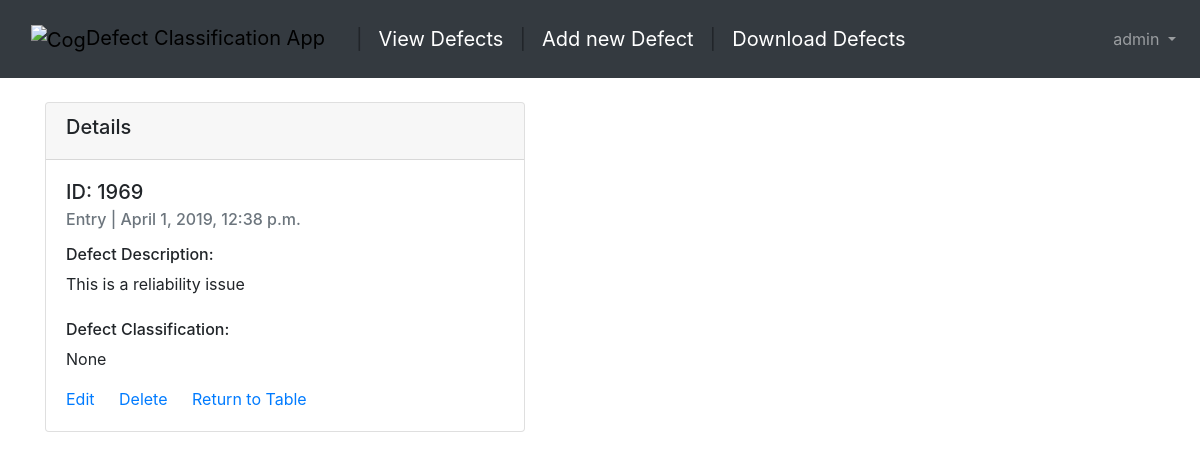
The page /articles/1969/ (signed in) on the database as committed earlier.
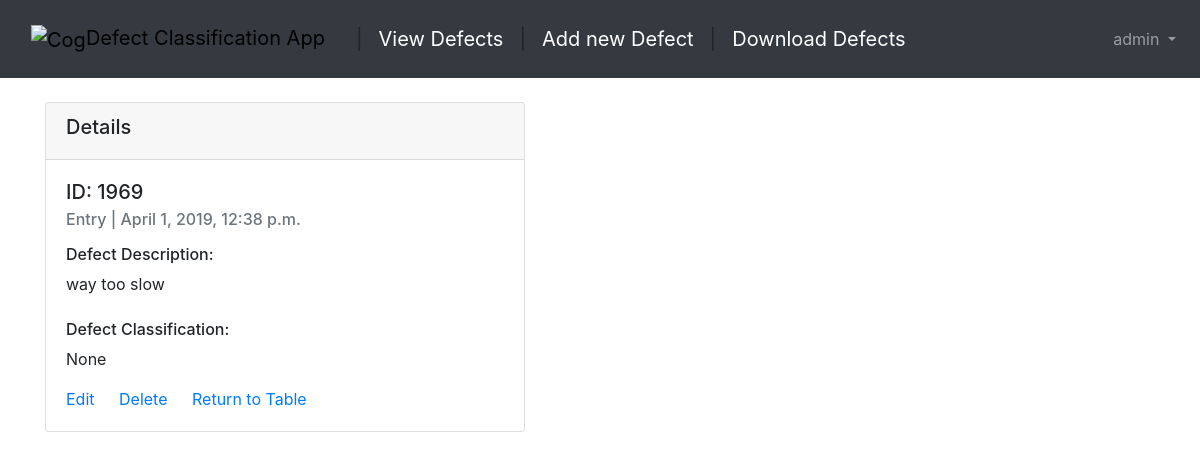
The same page on the database as committed later.
### articles/models.py (models this page shows, shortened)
class Article(models.Model):
    body = models.TextField()
    source = models.CharField(default='Entry', max_length=20)
    date = models.DateTimeField(auto_now_add=True)
    classification = models.CharField(default = 'Not Classified', max_length = 20)
    classes = (
        ('compliance', 'COMPLIANCE'),
        ('functional', 'FUNCTIONAL'),
        ('performance', 'PERFORMANCE'),
        ('reliability and scalability issues', 'RELIABILITY AND SCALABILITY ISSUES'),
        ('security', 'SECURITY'),
        ('usability', 'USABILITY'),
        )
    reclassification = models.CharField(default = 'Not Reclassified Yet', max_length = 50, choices = classes)
    def body_str(self):
        new_text = classify_defect(self.body)
        return new_text

### articles/views.py (the view)
# urls.py: path('<int:pk>/', views.ArticleDetailView.as_view(), name='article_detail'), # new
class ArticleDetailView(DetailView):
    model = models.Article
    template_name = 'article_details_2.html'

### articles/classifier.py (called while the page is built)
def classify_defect(phrase):
    model_cache_key = 'mlp_model'
    path = os.path.join(BASE_DIR, 'articles//dce_model.pkl')
    model = cache.get(model_cache_key)
    if model is None:
        model_path = os.path.join(path)
        model = joblib.load(model_path)
        cache.set(model_cache_key, model, None)
    prediction = model.predict([phrase])
    if prediction == [0]:
        return 'Compliance'
    elif prediction == [1]:
	    return 'Functional'
    elif prediction == [2]:
        return 'Performance'
    elif prediction == [3]:
	    return 'Reliability and Scalability Issues'
    elif prediction == [4]:
	    return 'Security'
    elif prediction == [5]:
	    return 'Usability'

### templates/article_details_2.html (shortened to what this page needs)
{% extends 'base.html' %}
{% block content %}
{% if user.is_authenticated %}
<div class="card" style="width: 30rem; ">
    <div class="card-header">
    <h5>Details</h5>
  </div>
  <div class="card-body">
    <h5 class="card-title">ID: {{object.id}}</h5>
    <h6 class="card-subtitle mb-2 text-muted">{{object.source}} | {{object.date}}</h6>
    <p class="card-text"><h6>Defect Description:</h6> {{object.body}}<br><br>
      <h6>Defect Classification:</h6> {{object.body_str}}
      </p>
    <a href="{% url 'article_edit' article.pk %}" class="card-link">Edit</a>
    <a href="{% url 'article_delete' article.pk %}" class="card-link">Delete</a>
    <a href="{% url 'table' %}" class="card-link">Return to Table</a>
  </div>
</div>
{% endif %}
{% endblock content %}

Rows that differ between the two databases and show on the page:
changed Article "Entry": body "This is a reliability issue" → "way too slow"
